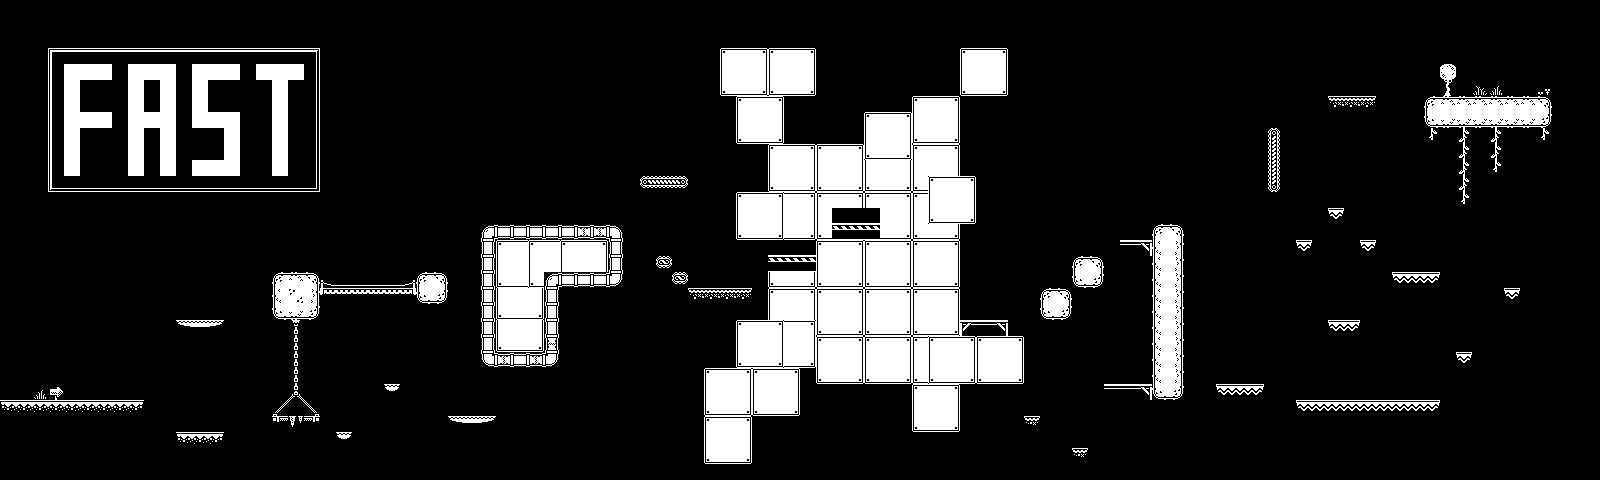

Tiled map render using the project's own tile images. Description and the map definition, with tile-layer contents summarised, below:
An orthogonal 100x30 tile map with 16x16 px tiles, 3 tile layers (Background, Platforms, Details), 2 tilesets and 4 objects (4x gem).

<map version="1.10" tiledversion="1.10.2" orientation="orthogonal" renderorder="right-down" width="100" height="30" tilewidth="16" tileheight="16" infinite="0" nextlayerid="7" nextobjectid="10">
 <editorsettings>
  <export target="platformer-level.tmj" format="json" />
 </editorsettings>
 <tileset firstgid="1" name="1-bit-tileset" tilewidth="16" tileheight="16" tilecount="400" columns="20">
  <image source="monochrome_tilemap_packed.png" width="320" height="320" />
  <tile id="44">
   <properties>
    <property name="collides" type="bool" value="true" />
   </properties>
  </tile>
  <tile id="45">
   <properties>
    <property name="collides" type="bool" value="true" />
   </properties>
  </tile>
  <tile id="46">
   <properties>
    <property name="collides" type="bool" value="true" />
   </properties>
  </tile>
  <tile id="63">
   <properties>
    <property name="collides" type="bool" value="true" />
   </properties>
  </tile>
  <tile id="64">
   <properties>
    <property name="collides" type="bool" value="true" />
   </properties>
  </tile>
  <tile id="65">
   <properties>
    <property name="collides" type="bool" value="true" />
   </properties>
  </tile>
  <tile id="66">
   <properties>
    <property name="collides" type="bool" value="true" />
   </properties>
  </tile>
  <tile id="83">
   <properties>
    <property name="collides" type="bool" value="true" />
   </properties>
  </tile>
  <tile id="84">
   <properties>
    <property name="collides" type="bool" value="true" />
   </properties>
  </tile>
  <tile id="85">
   <properties>
    <property name="collides" type="bool" value="true" />
   </properties>
  </tile>
  <tile id="86">
   <properties>
    <property name="collides" type="bool" value="true" />
   </properties>
  </tile>
  <tile id="87">
   <properties>
    <property name="collides" type="bool" value="true" />
   </properties>
  </tile>
  <tile id="88">
   <properties>
    <property name="collides" type="bool" value="true" />
   </properties>
  </tile>
  <tile id="89">
   <properties>
    <property name="collides" type="bool" value="true" />
   </properties>
  </tile>
  <tile id="103">
   <properties>
    <property name="collides" type="bool" value="true" />
   </properties>
  </tile>
  <tile id="104">
   <properties>
    <property name="collides" type="bool" value="true" />
   </properties>
  </tile>
  <tile id="105">
   <properties>
    <property name="collides" type="bool" value="true" />
   </properties>
  </tile>
  <tile id="106">
   <properties>
    <property name="collides" type="bool" value="true" />
   </properties>
  </tile>
  <tile id="107">
   <properties>
    <property name="collides" type="bool" value="true" />
   </properties>
  </tile>
  <tile id="108">
   <properties>
    <property name="collides" type="bool" value="true" />
   </properties>
  </tile>
  <tile id="109">
   <properties>
    <property name="collides" type="bool" value="true" />
   </properties>
  </tile>
  <tile id="123">
   <properties>
    <property name="collides" type="bool" value="true" />
   </properties>
  </tile>
  <tile id="124">
   <properties>
    <property name="collides" type="bool" value="true" />
   </properties>
  </tile>
  <tile id="125">
   <properties>
    <property name="collides" type="bool" value="true" />
   </properties>
  </tile>
  <tile id="126">
   <properties>
    <property name="collides" type="bool" value="true" />
   </properties>
  </tile>
  <tile id="127">
   <properties>
    <property name="collides" type="bool" value="true" />
   </properties>
  </tile>
  <tile id="128">
   <properties>
    <property name="collides" type="bool" value="true" />
   </properties>
  </tile>
  <tile id="129">
   <properties>
    <property name="collides" type="bool" value="true" />
   </properties>
  </tile>
  <tile id="143">
   <properties>
    <property name="collides" type="bool" value="true" />
   </properties>
  </tile>
  <tile id="144">
   <properties>
    <property name="collides" type="bool" value="true" />
   </properties>
  </tile>
  <tile id="145">
   <properties>
    <property name="collides" type="bool" value="true" />
   </properties>
  </tile>
  <tile id="146">
   <properties>
    <property name="collides" type="bool" value="true" />
   </properties>
  </tile>
  <tile id="160">
   <properties>
    <property name="collides" type="bool" value="true" />
   </properties>
  </tile>
  <tile id="161">
   <properties>
    <property name="collides" type="bool" value="true" />
   </properties>
  </tile>
  <tile id="162">
   <properties>
    <property name="collides" type="bool" value="true" />
   </properties>
  </tile>
  <tile id="180">
   <properties>
    <property name="collides" type="bool" value="true" />
   </properties>
  </tile>
  <tile id="181">
   <properties>
    <property name="collides" type="bool" value="true" />
   </properties>
  </tile>
  <tile id="182">
   <properties>
    <property name="collides" type="bool" value="true" />
   </properties>
  </tile>
  <tile id="227">
   <properties>
    <property name="collides" type="bool" value="true" />
   </properties>
  </tile>
  <tile id="228">
   <properties>
    <property name="collides" type="bool" value="true" />
   </properties>
  </tile>
  <tile id="229">
   <properties>
    <property name="collides" type="bool" value="true" />
   </properties>
  </tile>
  <tile id="247">
   <properties>
    <property name="collides" type="bool" value="true" />
   </properties>
  </tile>
  <tile id="248">
   <properties>
    <property name="collides" type="bool" value="false" />
   </properties>
  </tile>
  <tile id="249">
   <properties>
    <property name="collides" type="bool" value="true" />
   </properties>
  </tile>
  <tile id="251">
   <properties>
    <property name="collides" type="bool" value="true" />
   </properties>
  </tile>
  <tile id="267">
   <properties>
    <property name="collides" type="bool" value="true" />
   </properties>
  </tile>
  <tile id="268">
   <properties>
    <property name="collides" type="bool" value="true" />
   </properties>
  </tile>
  <tile id="269">
   <properties>
    <property name="collides" type="bool" value="true" />
   </properties>
  </tile>
 </tileset>
 <tileset firstgid="401" name="line-tileset" tilewidth="16" tileheight="16" tilecount="60" columns="10">
  <image source="tilemap_packed.png" width="160" height="96" />
 </tileset>
 <layer id="1" name="Background" width="100" height="30">
  <data>[3000 cells, 3000 non-empty, 10 distinct tile ids]</data>
 </layer>
 <objectgroup id="5" name="Gems">
  <object id="1" name="gem" gid="83" x="463.918" y="403.62" width="16" height="16" />
  <object id="2" name="gem" gid="83" x="740.852" y="129.512" width="16" height="16" />
  <object id="6" name="gem" gid="83" x="1119" y="364" width="16" height="16" />
  <object id="8" name="gem" gid="83" x="1502.67" y="212" width="16" height="16" />
 </objectgroup>
 <layer id="2" name="Platforms" width="100" height="30">
  <data>[3000 cells, 194 non-empty, 56 distinct tile ids]</data>
 </layer>
 <layer id="3" name="Details" width="100" height="30">
  <data>[3000 cells, 116 non-empty, 19 distinct tile ids]</data>
 </layer>
</map>
